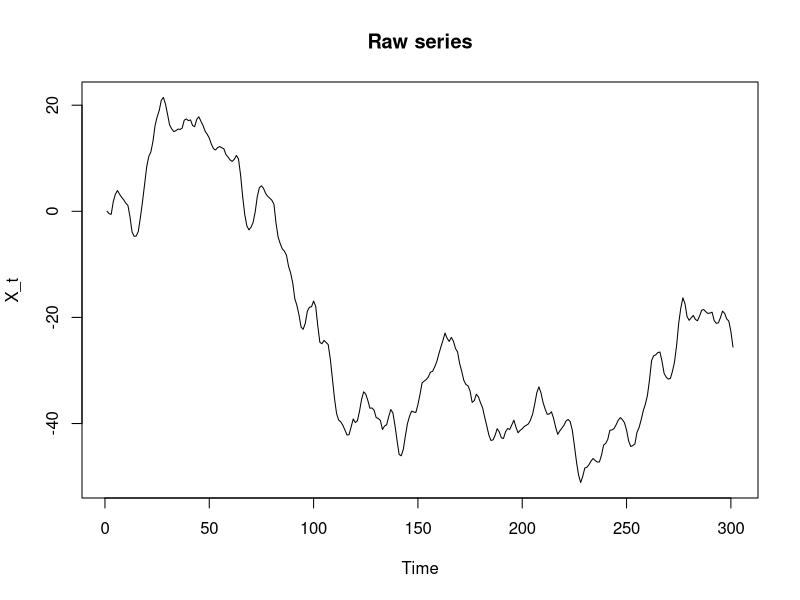
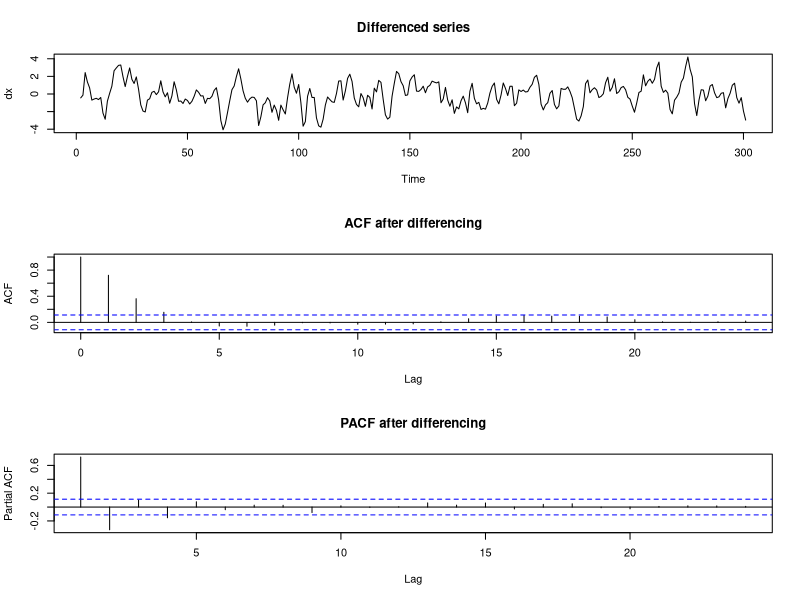
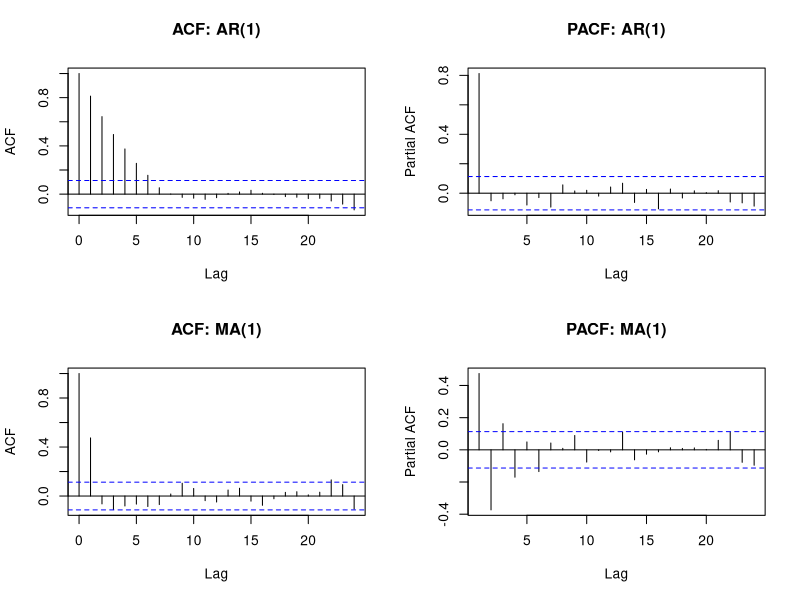
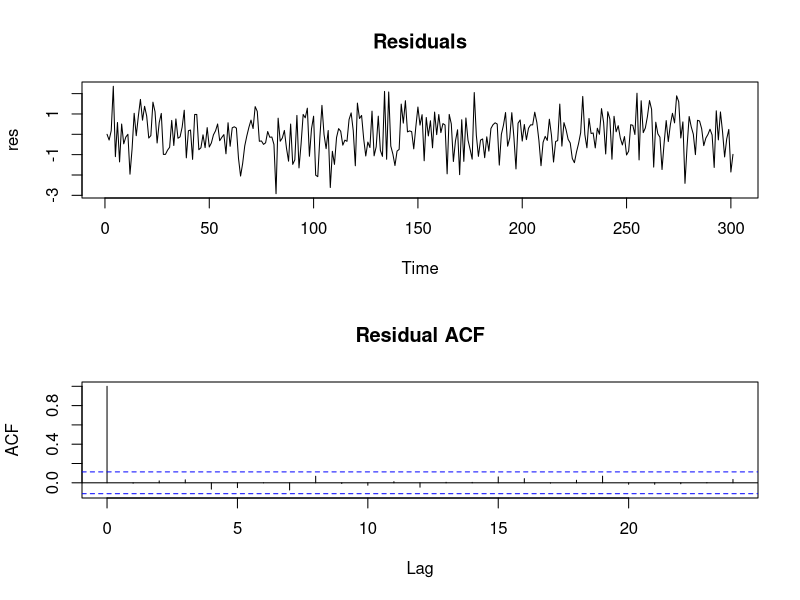
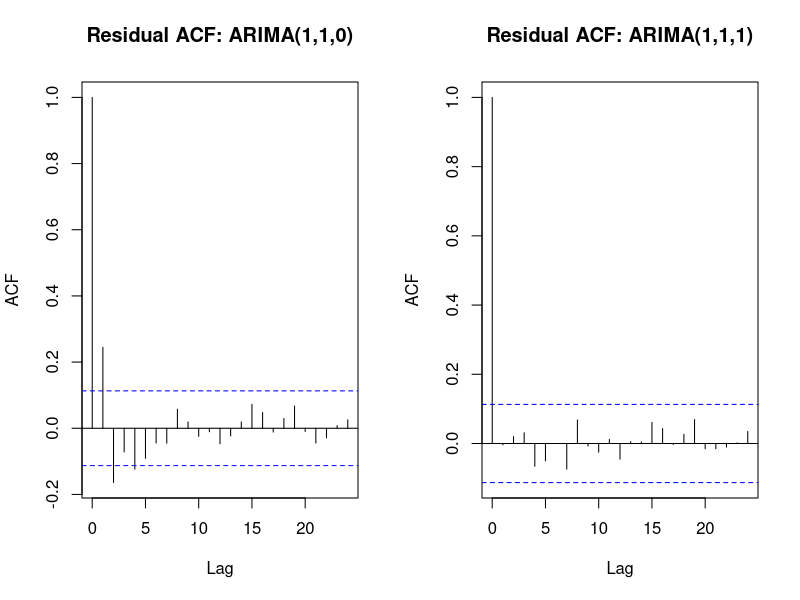
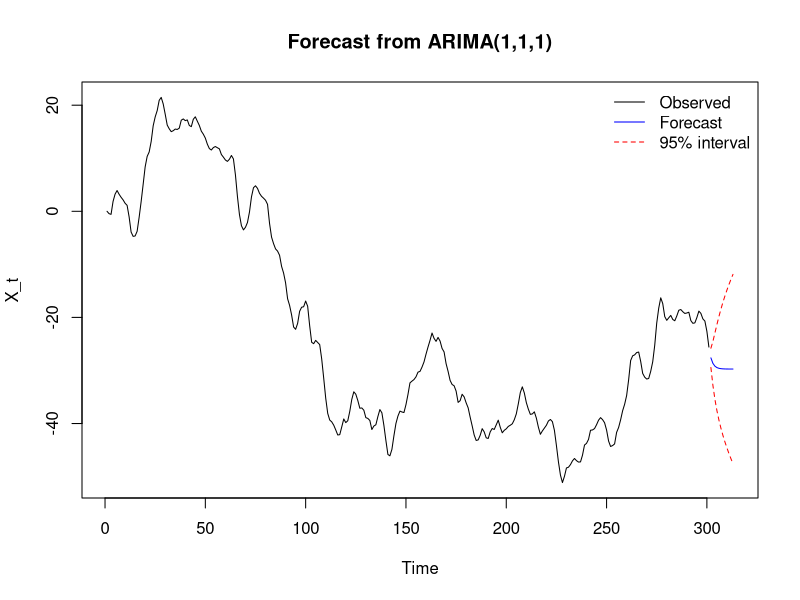
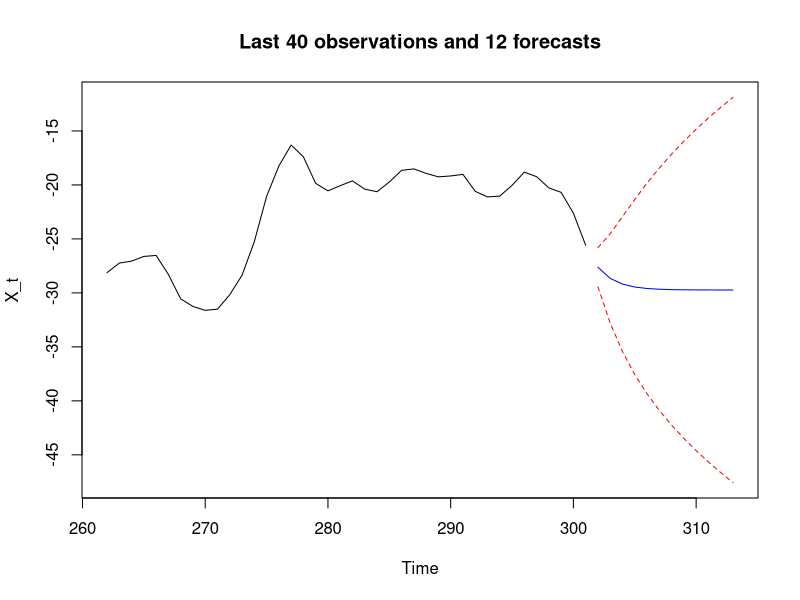

Generate these figures, in order, with R:
## ---- chunk 1
set.seed(311)
par(mfrow = c(1, 1))
## ---- chunk 2
x <- arima.sim(model = list(order = c(1, 1, 1), ar = 0.6, ma = 0.5), n = 300)
plot.ts(x, main = "Raw series", ylab = "X_t")
## ---- chunk 3
dx <- diff(x)
par(mfrow = c(3, 1))
plot.ts(dx, main = "Differenced series")
acf(dx, main = "ACF after differencing")
pacf(dx, main = "PACF after differencing")
par(mfrow = c(1, 1))
## ---- chunk 4
tseries::adf.test(x)
tseries::adf.test(dx)
## ---- chunk 5
# Values at lags 1-4. Checks: PACF(1) = ACF(1); an MA(1) has |rho_1| <= 1/2.
patterns <- data.frame(
  pattern = c("A", "B", "C", "D"),
  acf_lags_1_to_4 = c(
    "0.80, 0.64, 0.51, 0.41",
    "0.44, 0.00, 0.00, 0.00",
    "0.73, 0.44, 0.26, 0.16",
    "0.95, 0.90, 0.86, 0.82"
  ),
  pacf_lags_1_to_4 = c(
    "0.80, 0.00, 0.00, 0.00",
    "0.44, -0.24, 0.14, -0.08",
    "0.73, -0.21, 0.06, -0.02",
    "0.95, -0.03, 0.08, -0.02"
  )
)
patterns
## ---- chunk 6
patterns$first_candidate <- c("AR(1), phi = 0.8",
                              "MA(1), theta = -0.6 (R: ma = 0.6)",
                              "ARMA(1,1), phi = 0.6, theta = -0.3 (R: ma = 0.3)",
                              "difference first (random walk)")
patterns[, c("pattern", "first_candidate")]
round(ARMAacf(ma = 0.6, lag.max = 4, pacf = TRUE), 2)  # check row B
## ---- chunk 7
set.seed(7)
ar1 <- arima.sim(model = list(ar = 0.8), n = 300)
ma1 <- arima.sim(model = list(ma = 0.8), n = 300)  # theta = -0.8

par(mfrow = c(2, 2))
acf(ar1, main = "ACF: AR(1)")
pacf(ar1, main = "PACF: AR(1)")
acf(ma1, main = "ACF: MA(1)")
pacf(ma1, main = "PACF: MA(1)")
par(mfrow = c(1, 1))
## ---- chunk 8
fit_111 <- arima(x, order = c(1, 1, 1))
fit_011 <- arima(x, order = c(0, 1, 1))
fit_110 <- arima(x, order = c(1, 1, 0))

fit_111
AIC(fit_111, fit_011, fit_110)
BIC(fit_111, fit_011, fit_110)
## ---- chunk 9
res <- residuals(fit_111)
par(mfrow = c(2, 1))
plot.ts(res, main = "Residuals")
acf(res, main = "Residual ACF")
par(mfrow = c(1, 1))
Box.test(res, lag = 20, type = "Ljung-Box", fitdf = 2)  # fitdf = p + q

# AR and MA roots: R's MA polynomial is 1 + ma1 z
Mod(polyroot(c(1, -coef(fit_111)["ar1"])))
Mod(polyroot(c(1, coef(fit_111)["ma1"])))
## ---- chunk 10
par(mfrow = c(1, 2))
acf(residuals(fit_110), main = "Residual ACF: ARIMA(1,1,0)")
acf(residuals(fit_111), main = "Residual ACF: ARIMA(1,1,1)")
par(mfrow = c(1, 1))
data.frame(
  model = c("ARIMA(1,1,0)", "ARIMA(1,1,1)"),
  ljung_box_p = c(
    Box.test(residuals(fit_110), lag = 20,
             type = "Ljung-Box", fitdf = 1)$p.value,
    Box.test(residuals(fit_111), lag = 20,
             type = "Ljung-Box", fitdf = 2)$p.value
  )
)
## ---- chunk 11
pred <- predict(fit_111, n.ahead = 12)
lower <- pred$pred - 1.96 * pred$se   # approximate 95% prediction interval
upper <- pred$pred + 1.96 * pred$se
ts.plot(x, pred$pred, lower, upper, col = c("black", "blue", "red", "red"),
        lty = c(1, 1, 2, 2), main = "Forecast from ARIMA(1,1,1)", ylab = "X_t")
legend("topright", legend = c("Observed", "Forecast", "95% interval"),
       col = c("black", "blue", "red"), lty = c(1, 1, 2), bty = "n")
## ---- chunk 12
ts.plot(window(x, start = tail(time(x), 40)[1]), pred$pred, lower, upper,
        col = c("black", "blue", "red", "red"), lty = c(1, 1, 2, 2),
        main = "Last 40 observations and 12 forecasts", ylab = "X_t")
data.frame(
  horizon = 1:12,
  forecast = round(as.numeric(pred$pred), 3),
  lower = round(as.numeric(lower), 3),
  upper = round(as.numeric(upper), 3)
)
